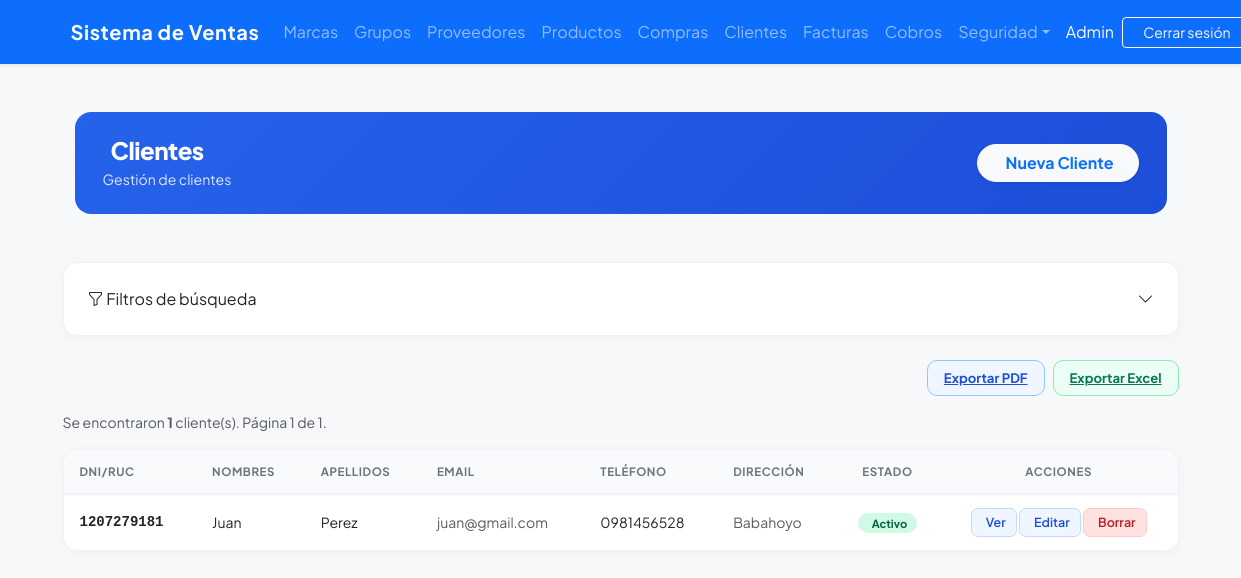
The page /customers/ (signed in) on the database as committed earlier.
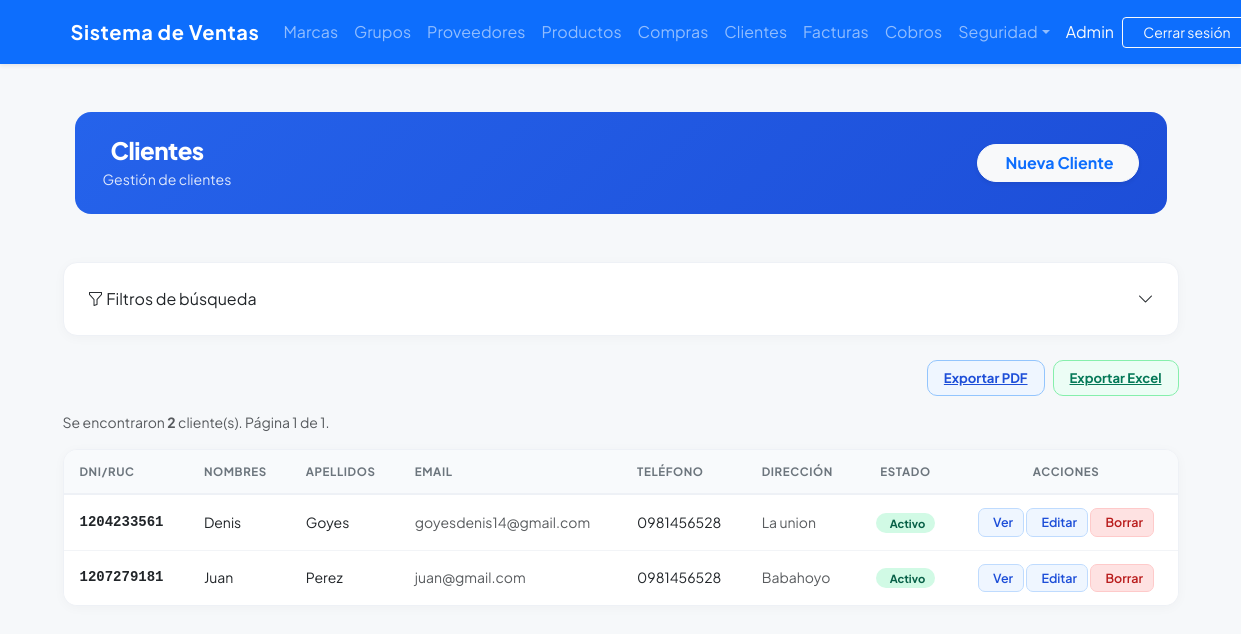
The same page on the database as committed later.
### billing/models.py (models this page shows, shortened)
class Customer(models.Model):
    dni = models.CharField(max_length=13, unique=True, verbose_name='DNI/RUC', validators=[validate_cedula_ec])
    first_name = models.CharField(max_length=100, verbose_name = 'Nombres')
    last_name = models.CharField(max_length=100, verbose_name = 'Apellidos')
    email = models.EmailField(blank=True, null=True, verbose_name = 'Correo Electronico')
    phone = models.CharField(max_length=20, blank=True, null=True, verbose_name = 'Teléfono')
    address = models.TextField(blank=True, null=True, verbose_name = 'Dirección')
    is_active = models.BooleanField(default=True, verbose_name = 'Activo')
    created_at = models.DateTimeField(auto_now_add=True, verbose_name = 'Creado el')
    updated_at = models.DateTimeField(auto_now=True, verbose_name = 'Actualizado el')
    class Meta:
        ordering = ['last_name', 'first_name']

### billing/views.py (the view)
# urls.py: path('customers/', views.CustomerListView.as_view(), name='customer_list'),
class CustomerListView(LoginRequiredMixin,GroupRequiredMixin, ExportMixin, ListView):
    group_required = ['Administrador', 'Vendedor']
    model = Customer
    template_name = 'billing/customer_list.html'
    context_object_name = 'items'
    paginate_by = 10
    export_filename = 'clientes'
    export_fields = [
        ('dni', 'DNI/RUC'),
        ('first_name', 'Nombres'),
        ('last_name', 'Apellidos'),
        ('email', 'Correo'),
        ('phone', 'Teléfono'),
        ('address', 'Dirección'),
        ('is_active', 'Estado')
    ]
    def get_queryset(self):
        qs = super().get_queryset()
        p = self.request.GET
        if p.get('dni'):
            qs = qs.filter(dni=p['dni'])
        if p.get('name'):
            qs = qs.filter(Q(first_name__icontains=p['name']) | Q(last_name__icontains=p['name']))
        is_active = p.get('is_active', '')
        if is_active == 'true':
            qs = qs.filter(is_active=True)
        elif is_active == 'false':
            qs = qs.filter(is_active=False)
        return qs
    def get_context_data(self, **kwargs):
        ctx = super().get_context_data(**kwargs)
        ctx['filter'] = self.request.GET
        filter_keys = ['dni', 'name', 'is_active']
        ctx['has_active_filters'] = any(self.request.GET.get(k) for k in filter_keys)
        params = self.request.GET.copy()
        params.pop('page', None)
        ctx['query_string'] = params.urlencode()
        return ctx

### security/templatetags/security_tags.py (called while the page is built)
@register.filter(name='has_group')
def has_group(user, group_name):
    if not user.is_authenticated:
        return False
    if user.is_superuser:      # el superusuario ve todo
        return True
    return user.groups.filter(name=group_name).exists()

### shared/mixins.py (called while the page is built, shortened)
    def get(self, request, *args, **kwargs):
        export_format = request.GET.get('export')
        return super().get(request, *args, **kwargs)

    def get_context_data(self, **kwargs):
        ctx = super().get_context_data(**kwargs)
        params = self.request.GET.copy()
        params.pop('page', None)
        ctx['query_string'] = params.urlencode()
        fields = self.export_fields
        if not fields:
            fields = [(f.name, str(f.verbose_name).capitalize()) for f in self.model._meta.fields]
        ctx['available_columns'] = fields
        selected = self.request.GET.getlist('columns')
        if not selected:
            selected = [f[0] for f in fields]
        ctx['selected_columns'] = selected
        return ctx

### billing/templates/billing/customer_list.html (shortened to what this page needs)
{% extends 'billing/base.html' %}
{% block content %}
<div class="container-fluid py-4">
  <div class="page-header d-flex justify-content-between align-items-center mb-4">
    <div>
      <h1>Clientes</h1>
      <p>Gestión de clientes</p>
    </div>
    <a href="{% url 'billing:customer_create' %}" class="btn btn-light fw-bold rounded-pill px-4 shadow-sm text-primary">
       Nueva Cliente
    </a>
  </div>
</div>
<div class="glass-card p-4 mb-4">
  <div class="d-flex justify-content-between align-items-center filter-toggle-btn"
       data-bs-toggle="collapse"
       data-bs-target="#filterCollapse"
       aria-expanded="{% if has_active_filters %}true{% else %}false{% endif %}"
       aria-controls="filterCollapse">
    <div>
      <i class="bi bi-funnel"></i> Filtros de búsqueda
    </div>
    <div class="d-flex align-items-center gap-2">
      <i class="bi bi-chevron-down ms-1"></i>
    </div>
  </div>
</div>
<div class="d-flex justify-content-end align-items-center gap-2 mb-3">
  <a href="?{{ query_string }}&export=pdf" class="btn-pdf">
     Exportar PDF
  </a>
  <a href="?{{ query_string }}&export=excel" class="btn-excel">
     Exportar Excel
  </a>
</div>
<p class="text-muted small">
  Se encontraron <strong>{{ paginator.count }}</strong> cliente(s).
  Página {{ page_obj.number }} de {{ paginator.num_pages }}.
</p>
<div class="products-table">
  <table class="table mb-0">
    <thead>
      <tr>
        {% if 'dni' in selected_columns %}<th>DNI/RUC</th>{% endif %}
        {% if 'first_name' in selected_columns %}<th>Nombres</th>{% endif %}
        {% if 'last_name' in selected_columns %}<th>Apellidos</th>{% endif %}
        {% if 'email' in selected_columns %}<th>Email</th>{% endif %}
        {% if 'phone' in selected_columns %}<th>Teléfono</th>{% endif %}
        {% if 'address' in selected_columns %}<th>Dirección</th>{% endif %}
        {% if 'is_active' in selected_columns %}<th class="text-center">Estado</th>{% endif %}
        <th class="text-center">Acciones</th>
      </tr>
    </thead>
    <tbody>
      {% for item in items %}
      <tr>
        {% if 'dni' in selected_columns %}<td class="fw-semibold font-monospace">{{ item.dni }}</td>{% endif %}
        {% if 'first_name' in selected_columns %}<td>{{ item.first_name }}</td>{% endif %}
        {% if 'last_name' in selected_columns %}<td>{{ item.last_name }}</td>{% endif %}
        {% if 'email' in selected_columns %}<td class="text-muted small">{{ item.email|default:"—" }}</td>{% endif %}
        {% if 'phone' in selected_columns %}<td>{{ item.phone|default:"—" }}</td>{% endif %}
        {% if 'address' in selected_columns %}<td class="text-muted small">{{ item.address|default:"—"|truncatechars:40 }}</td>{% endif %}
        {% if 'is_active' in selected_columns %}<td class="text-center">
          {% if item.is_active %}
            <span class="badge-active">Activo</span>
          {% else %}
            <span class="badge-inactive"><i class="fas fa-circle me-1" style="font-size:.4rem;"></i>Inactivo</span>
          {% endif %}
        </td>{% endif %}
        <td class="text-center text-nowrap">
          <a href="{% url 'billing:customer_detail' item.pk %}" class="btn-view" title="Ver Detalle">
            Ver
          </a>
          <a href="{% url 'billing:customer_update' item.pk %}" class="btn-edit">Editar</a>
          <a href="{% url 'billing:customer_delete' item.pk %}" class="btn-del">Borrar</a>
        </td>
      </tr>
      {% empty %}
      <tr>
        <td colspan="100" class="text-center py-4 text-muted">
          No se encontraron clientes con los filtros aplicados.
        </td>
      </tr>
      {% endfor %}
    </tbody>
  </table>
</div>
</div>
{% endblock %}

Rows that differ between the two databases and show on the page:
added Customer: dni "1204233561", first_name "Denis", last_name "Goyes", email "goyesdenis14@gmail.com", phone "0981456528", address "La union", is_active "Activo"
Other text that changed with them:
{{ paginator.count }}: "1" → "2"
